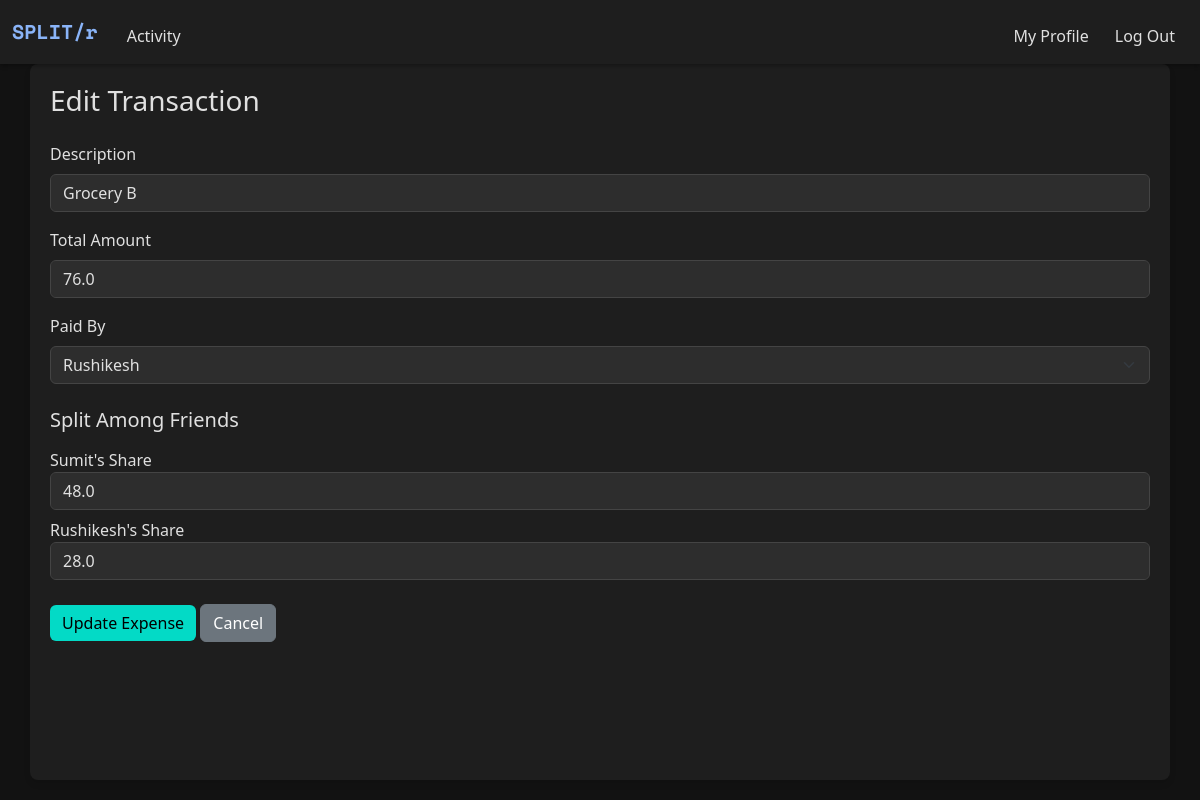
The page /friend/1/expense/14/edit (signed in) on the database its author committed.
### models.py (models this page shows)
class Expense(db.Model):
    __tablename__ = "expenses"
    id = db.Column(db.Integer, primary_key=True)
    description = db.Column(db.String(120))
    amount = db.Column(db.Float)
    paid_by_id = db.Column(db.Integer, db.ForeignKey("users.id"))
    group_id = db.Column(db.Integer, db.ForeignKey("groups.id"), nullable=True)  # Optional
    timestamp = db.Column(db.DateTime, default=datetime.now)
    splits = db.relationship("ExpenseSplit", backref="expense", lazy=True)
    paid_by = db.relationship("User", foreign_keys=[paid_by_id])

class User(db.Model):
    __tablename__ = "users"
    id = db.Column(db.Integer, primary_key=True)
    name = db.Column(db.String(100), nullable=False)
    username = db.Column(db.String(50), unique=True, nullable=False)
    password = db.Column(db.String(200), nullable=False)

class ExpenseSplit(db.Model):
    __tablename__ = "expense_split"
    id = db.Column(db.Integer, primary_key=True)
    expense_id = db.Column(db.Integer, db.ForeignKey("expenses.id"))
    user_id = db.Column(db.Integer, db.ForeignKey("users.id"))
    amount = db.Column(db.Float)

### app.py (the view, shortened to what this page needs)
@app.route("/friend/<int:friend_id>/expense/<int:expense_id>/edit",
           methods=["GET", "POST"])
@login_required
def edit_friend_expense(friend_id, expense_id):
    friendship = Friendship.query.get_or_404(friend_id)
    current_user_id = session["user_id"]
    other_user = friendship.other_user(current_user_id)
    users = [db.session.get(User, current_user_id), other_user]
    expense = Expense.query.get_or_404(expense_id)
    involved_user_ids = [split.user_id for split in expense.splits]
    if current_user_id not in involved_user_ids and \
            expense.paid_by_id != current_user_id:
        flash("You don't have access to edit this expense.", "danger")
        return redirect(url_for("friend_page", friend_id=friend_id))
    user_splits = {split.user_id: split.amount for split in expense.splits}
    return render_template(
        "add_personal_expense.html",
        users=users,
        friendship=friendship,
        expense=expense,
        user_splits=user_splits
    )

### helper.py (called while the page is built)
def login_required(f):
    @wraps(f)
    def decorated_function(*args, **kwargs):
        if "user_id" not in session:
            flash("You must be logged in to view this page.", "danger")
            return redirect("/login")
        return f(*args, **kwargs)
    return decorated_function

### models.py (called while the page is built)
    def other_user(self, current_user_id):
        return self.user2 if self.user1_id == current_user_id else self.user1

### templates/add_personal_expense.html (shortened to what this page needs)
{% extends "layout.html" %}
{% block main %}
<div class="container content-container">
  <h3 class="mb-4">{{ 'Edit Transaction' if expense else 'Add Expense' }}</h3>
  <form method="POST">
    <div class="mb-3">
      <label for="description" class="form-label">Description</label>
      <input type="text" class="form-control" name="description"
      value="{{ expense.description if expense else '' }}" required>
    </div>
    <div class="mb-3">
      <label for="amount" class="form-label">Total Amount</label>
      <input type="number" class="form-control" name="amount" id="amount" step="0.01"
      value="{{ expense.amount if expense else '' }}" required>
    </div>
    <div class="mb-3">
      <label for="paid_by" class="form-label">Paid By</label>
      <select class="form-select" name="paid_by" id="paid_by" required>
        {% for user in users %}
          <option value="{{ user.id }}" {% if expense and expense.paid_by_id == user.id %}selected{% endif %}>
            {{ user.name.split(" ")[0] }}
          </option>
        {% endfor %}
      </select>
    </div>
    <h5 class="mt-4 mb-3">Split Among Friends</h5>
    {% for user in users %}
      <div class="mb-2">
        <label>{{ user.name.split(' ')[0] }}'s Share</label>
        <input type="number" step="0.01" name="user_{{ user.id }}"
        value="{{ user_splits.get(user.id, '') if user_splits else '' }}"
        class="form-control split-input" value="0" required>
      </div>
    {% endfor %}
    <button type="submit" class="btn btn-success mt-3">{{ 'Update Expense' if expense else 'Add Expense' }}</button>
    <a href="{{ url_for('friend_page', friendship_id=friendship.id) }}" class="btn btn-secondary mt-3">Cancel</a>
  </form>
</div>
{% endblock %}

### static/style.css (style rules this page uses)
:root { --dark-bg: #121212; --dark-secondary: #1e1e1e; --dark-tertiary: #2d2d2d; --text-primary: #e0e0e0; --text-secondary: #a0a0a0; --accent-color: #8ab4f8; --danger-color: #cf6679; --success-color: #03dac6; }
html, body { height: 100%; margin: 0; padding: 0; background-color: var(--dark-bg); color: var(--text-primary); display: flex; flex-direction: column; }
body { background-color: var(--dark-bg); color: var(--text-primary); min-height: 100vh; display: flex; flex-direction: column; }
.content-container { background-color: var(--dark-secondary); border-radius: 8px; padding: 20px; box-shadow: 0 4px 6px rgba(0, 0, 0, 0.1); margin-bottom: 20px; flex: 1; }
.btn-primary, .btn-danger, .btn-success { border: none; }
.btn-success { background-color: var(--success-color); color: #000; }
.form-control, .form-select { background-color: var(--dark-tertiary); border: 1px solid #444; color: var(--text-primary); }

### rows shown on the page
Expense: description "Grocery B", amount "76.0", paid_by "Rushikesh"
User: name "Sumit"
ExpenseSplit: amount "48.0"
User: name "Rushikesh"
ExpenseSplit: amount "28.0"

### other values the page prints
{{ 'Edit Transaction' if expense else 'Add Expense' }} "Edit Transaction"
{{ 'Update Expense' if expense else 'Add Expense' }} "Update Expense"
